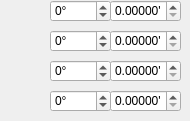
             <widget class="QWidget" name="DDmmmm2">
              <widget class="QDoubleSpinBox" name="sbNorthMinutes1">
               <property name="geometry">
                <rect>
                 <x>110</x>
                 <y>0</y>
                 <width>71</width>
                 <height>22</height>
                </rect>
               </property>
               <property name="keyboardTracking">
                <bool>false</bool>
               </property>
               <property name="suffix">
                <string>'</string>
               </property>
               <property name="decimals">
                <number>5</number>
               </property>
               <property name="maximum">
                <double>59.993899999999996</double>
               </property>
              </widget>
              <widget class="QDoubleSpinBox" name="sbSouthMinutes1">
               <property name="geometry">
                <rect>
                 <x>110</x>
                 <y>30</y>
                 <width>71</width>
                 <height>22</height>
                </rect>
               </property>
               <property name="keyboardTracking">
                <bool>false</bool>
               </property>
               <property name="suffix">
                <string>'</string>
               </property>
               <property name="decimals">
                <number>5</number>
               </property>
               <property name="maximum">
                <double>59.993899999999996</double>
               </property>
              </widget>
              <widget class="QSpinBox" name="sbNorthDegrees2">
               <property name="geometry">
                <rect>
                 <x>50</x>
                 <y>0</y>
                 <width>61</width>
                 <height>22</height>
                </rect>
               </property>
               <property name="keyboardTracking">
                <bool>false</bool>
               </property>
               <property name="suffix">
                <string>°</string>
               </property>
               <property name="minimum">
                <number>-89</number>
               </property>
               <property name="maximum">
                <number>89</number>
               </property>
              </widget>
              <widget class="QSpinBox" name="sbSouthDegrees2">
               <property name="geometry">
                <rect>
                 <x>50</x>
                 <y>30</y>
                 <width>61</width>
                 <height>22</height>
                </rect>
               </property>
               <property name="keyboardTracking">
                <bool>false</bool>
               </property>
               <property name="suffix">
                <string>°</string>
               </property>
               <property name="minimum">
                <number>-89</number>
               </property>
               <property name="maximum">
                <number>89</number>
               </property>
              </widget>
              <widget class="QSpinBox" name="sbEastDegrees2">
               <property name="geometry">
                <rect>
                 <x>50</x>
                 <y>60</y>
                 <width>61</width>
                 <height>22</height>
                </rect>
               </property>
               <property name="keyboardTracking">
                <bool>false</bool>
               </property>
               <property name="suffix">
                <string>°</string>
               </property>
               <property name="minimum">
                <number>-180</number>
               </property>
               <property name="maximum">
                <number>180</number>
               </property>
              </widget>
              <widget class="QDoubleSpinBox" name="sbWestMinutes1">
               <property name="geometry">
                <rect>
                 <x>110</x>
                 <y>90</y>
                 <width>71</width>
                 <height>22</height>
                </rect>
               </property>
               <property name="keyboardTracking">
                <bool>false</bool>
               </property>
               <property name="suffix">
                <string>'</string>
               </property>
               <property name="decimals">
                <number>5</number>
               </property>
               <property name="maximum">
                <double>59.993899999999996</double>
               </property>
              </widget>
              <widget class="QDoubleSpinBox" name="sbEastMinutes1">
               <property name="geometry">
                <rect>
                 <x>110</x>
                 <y>60</y>
                 <width>71</width>
                 <height>22</height>
                </rect>
               </property>
               <property name="keyboardTracking">
                <bool>false</bool>
               </property>
               <property name="suffix">
                <string>'</string>
               </property>
               <property name="decimals">
                <number>5</number>
               </property>
               <property name="maximum">
                <double>59.993899999999996</double>
               </property>
              </widget>
              <widget class="QSpinBox" name="sbWestDegrees2">
               <property name="geometry">
                <rect>
                 <x>50</x>
                 <y>90</y>
                 <width>61</width>
                 <height>22</height>
                </rect>
               </property>
               <property name="keyboardTracking">
                <bool>false</bool>
               </property>
               <property name="suffix">
                <string>°</string>
               </property>
               <property name="minimum">
                <number>-180</number>
               </property>
               <property name="maximum">
                <number>180</number>
               </property>
              </widget>
             </widget>
